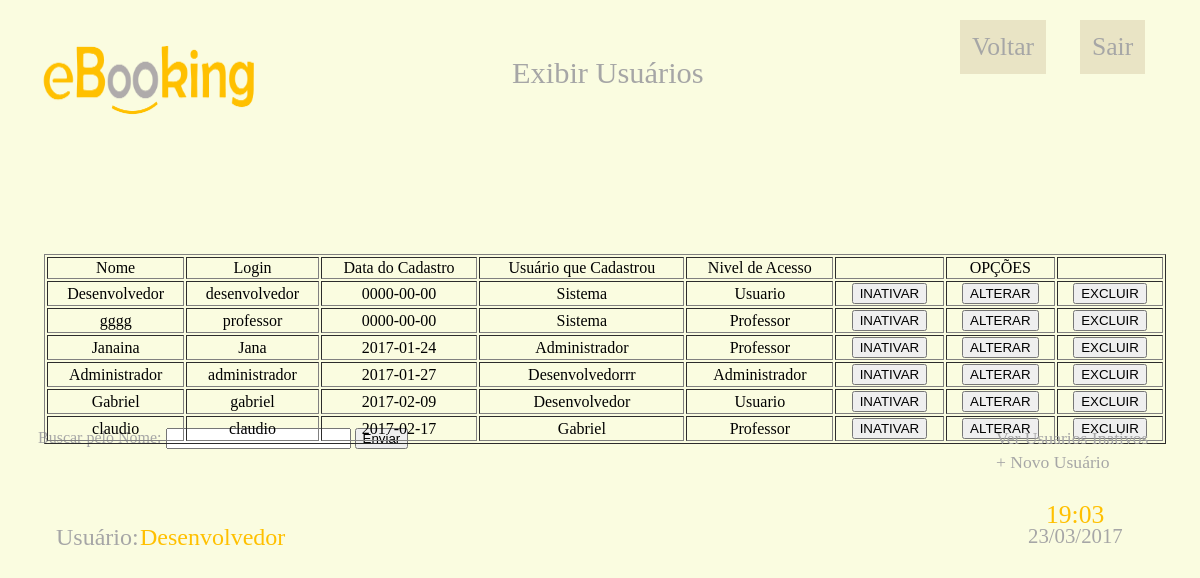
Screenshot of /usuarios/usuarios.php (signed in) with the database file from the repository.
### tables this page shows
CREATE TABLE `t_usuario` (
  `cod_usuario` int(11) NOT NULL,
  `login_usuario` varchar(15) NOT NULL,
  `senha_usuario` varchar(45) NOT NULL,
  `nome_usuario` varchar(45) NOT NULL,
  `ativo_usuario` tinyint(1) NOT NULL DEFAULT '1',
  `data_cadastro` date NOT NULL,
  `usu_cadastro` varchar(15) NOT NULL,
  `t_nivel_cod_nivel` int(11) NOT NULL
);

CREATE TABLE `t_nivel` (
  `cod_nivel` int(11) NOT NULL,
  `nome_nivel` varchar(45) NOT NULL,
  `descricao_nivel` varchar(100) NOT NULL,
  `ativo_nivel` varchar(1) NOT NULL DEFAULT '1'
);

### usuarios/usuarios.php (the view, shortened to what this page needs)
<?php
include "../conexao.php";
$date = date('d/m/Y');
$hora = date('H:m');
?>
<!DOCTYPE html>
<html>
<head>
    <link rel="stylesheet" type="text/css" href="../style.css">
</head>
<body >
	<div id="dominio">Exibir Usuários</div>
	<div id="logo_usuario"><a href="../inicio.php"><img src="../imagens/logo.png"></a></div>
	<div id="busca">
		<form method="POST" action="validacoes/validar_busca_usuario_ativo.php">
			Buscar pelo Nome:
			<input type = 'text' name = 'buscarUsuarioAtivo' title = 'Buscar Usuário' required>
			<input type = 'Submit' value = 'Enviar'>
		</form>
	</div>
	<?php
	$sql="SELECT u.nome_usuario, u.login_usuario, u.data_cadastro, u.usu_cadastro, n.cod_nivel, n.nome_nivel FROM t_usuario u JOIN t_nivel n ON (u.t_nivel_cod_nivel = n.cod_nivel) WHERE u.ativo_usuario='1'";
	$result = mysqli_query($conexao,$sql);
	if (!$result) {
		echo "<script type='text/javascript'>alert ('NÃO FOI POSSIVEL EFETUAR CONSULTA NA TABELA t_usuario!!'); window.location.href='javascript:history.back()';</script>";
		mysqli_close($conexao);
	}else{
		$usuarios = array(array("Nome", "Login", "Data do Cadastro", "Usuário que Cadastrou", "Nivel de Acesso", "","OPÇÕES","" ));
		$i=1;
		while (($linha = mysqli_fetch_array($result))==true) {
			$nome_usuario_busca=$linha['nome_usuario'];
			$login_usuario_busca=$linha['login_usuario'];
			$data_cadastro_busca=$linha['data_cadastro'];
			$usuario_cadastro_busca=$linha['usu_cadastro'];
			$nivel_usuario_busca=$linha['nome_nivel'];
			do {
				$usuarios[$i][0]=$nome_usuario_busca;
				$usuarios[$i][1]=$login_usuario_busca;
				$usuarios[$i][2]=$data_cadastro_busca;
				$usuarios[$i][3]=$usuario_cadastro_busca;
				$usuarios[$i][4]=$nivel_usuario_busca;
				$usuarios[$i][5]="<form method='POST' action='inativar_usuario.php'><button type='submit' name='inativarAtivo' value='$i'>INATIVAR</button></form>";
				$usuarios[$i][6]="<form method='POST' action='formularios/form_alterar_usuario.php'><button type='submit' name='alterarAtivo' value='$i'>ALTERAR</button></form>";
				$usuarios[$i][7]="<form method='POST' action='excluir_usuario.php'><button type='submit' name='excluirAtivo' value='$i'>EXCLUIR</button></form>";
				$i++;
			} while ($i<0);
		}	$_SESSION['$usuariosAtivos']=$usuarios; ?>
		<div id="tabela">
			<table border="1" width="100%" ">
				<?php
				if ($i!=1) {
					for ($j=0; $j < sizeof($usuarios) ; $j++) {
						echo "<tr>
								<td>".$usuarios[$j][0]."</td>
								<td>".$usuarios[$j][1]."</td>
								<td>".$usuarios[$j][2]."</td>
								<td>".$usuarios[$j][3]."</td>
								<td>".$usuarios[$j][4]."</td>
								<td>".$usuarios[$j][5]."</td>
								<td>".$usuarios[$j][6]."</td>
								<td>".$usuarios[$j][7]."</td>
							</tr>
							<br>";
					}
				}else{
					echo "NENHUM USUÁRIO ATIVO NO MOMENTO!";
				}
				?>
			</table>
		</div>
	<?php
	}
	?>
	<div id="novousuario"> <a href="formularios/NovoUsuario.php"> + Novo Usuário</a></div>
	<div id="mostar"><a href="usuariosInativos.php">Ver Usuarios Inativos</a></div>
	<div id="usuario_rodape">Usuário:</div>
	<div id="usuario"> <?php echo $_SESSION['nome_usuario'] ?> </div>
	<div id="hora"> <?php echo $hora; ?></div>
	<div id="data"> <?php echo $date; ?></div>
	<div id="sair"> <a href="../sair.php">Sair</a></div>
	<div id="voltar"> <a href="../inicio.php">Voltar</a></div>
</body>
</html>

### style.css (style rules this page uses)
body { background-color: rgb(250, 252, 224); font-family: Calibri Light; text-align: center; color:rgb(166, 166, 166); }
a { color:rgb(36,36,36); }
#tabela { overflow: scroll; height:50%; width:93.5%; margin-left:3%; margin-top:10%; color:black; position: absolute; }
#logo_usuario img { width: 24%; height: 26%; margin-left: -50%; margin-top: -3%; position: absolute; }
#dominio { color:rgb(166, 166, 166); font-size: 190%; margin-left: 42%; margin-top: 4%; position: absolute; }
#hora { color:rgb(255, 192, 0); font-family: Calibri Light; font-size: 160%; margin-left: 86.5%; margin-top: 41%; position: absolute; }
#data { font-family: Calibri Light; font-size: 130%; margin-left: 85%; margin-top: 43%; position: absolute; }
#sair a { color:rgb(166, 166, 166); font-family: Calibri Light; background-color:rgb(233,228,197); padding: 1%; text-decoration: none; font-size: 160%; margin-left: 40%; margin-top: 1%; position: absolute; }
#voltar a { color:rgb(166, 166, 166); font-family: Calibri Light; background-color:rgb(233,228,197); padding: 1%; text-decoration: none; font-size: 160%; margin-left: 30%; margin-top: 1%; position: absolute; }
#usuario_rodape { color:rgb(166, 166, 166); font-size: 150%; margin-left: 4%; margin-top: 43%; position: absolute; }
#usuario { color:rgb(255, 192, 0); font-size: 150%; margin-left: 11%; margin-top: 43%; position: absolute; }
#mostar a { color:rgb(166, 166, 166); font-size: 110%; margin-left: 33%; margin-top: 35%; position: absolute; text-decoration: none; }
#novousuario a { color:rgb(166, 166, 166); font-size: 110%; margin-left: 33%; margin-top: 37%; position: absolute; text-decoration: none; }
#busca { margin-left: 2.5%; margin-top: 35%; position: absolute; }

### rows the page displays
t_usuario: nome_usuario "Desenvolvedor", login_usuario "desenvolvedor", data_cadastro "0000-00-00", usu_cadastro "Sistema", t_nivel_cod_nivel.nome_nivel "Usuario"
t_usuario: nome_usuario "gggg", login_usuario "professor", data_cadastro "0000-00-00", usu_cadastro "Sistema", t_nivel_cod_nivel.nome_nivel "Professor"
t_usuario: nome_usuario "Janaina", login_usuario "Jana", data_cadastro "2017-01-24", usu_cadastro "Administrador", t_nivel_cod_nivel.nome_nivel "Professor"
t_usuario: nome_usuario "Administrador", login_usuario "administrador", data_cadastro "2017-01-27", usu_cadastro "Desenvolvedorrr", j "Administrador"
t_usuario: nome_usuario "Gabriel", login_usuario "gabriel", data_cadastro "2017-02-09", usu_cadastro "Desenvolvedor", t_nivel_cod_nivel.nome_nivel "Usuario"
t_usuario: nome_usuario "claudio", login_usuario "claudio", data_cadastro "2017-02-17", usu_cadastro "Gabriel", t_nivel_cod_nivel.nome_nivel "Professor"

### other values shown
$usuarios[$j][0] "Nome"
$usuarios[$j][1] "Login"
$usuarios[$j][2] "Data do Cadastro"
$usuarios[$j][3] "Usuário que Cadastrou"
$usuarios[$j][4] "Nivel de Acesso"
$usuarios[$j][6] "OPÇÕES"
$_SESSION['nome_usuario'] "Desenvolvedor"
